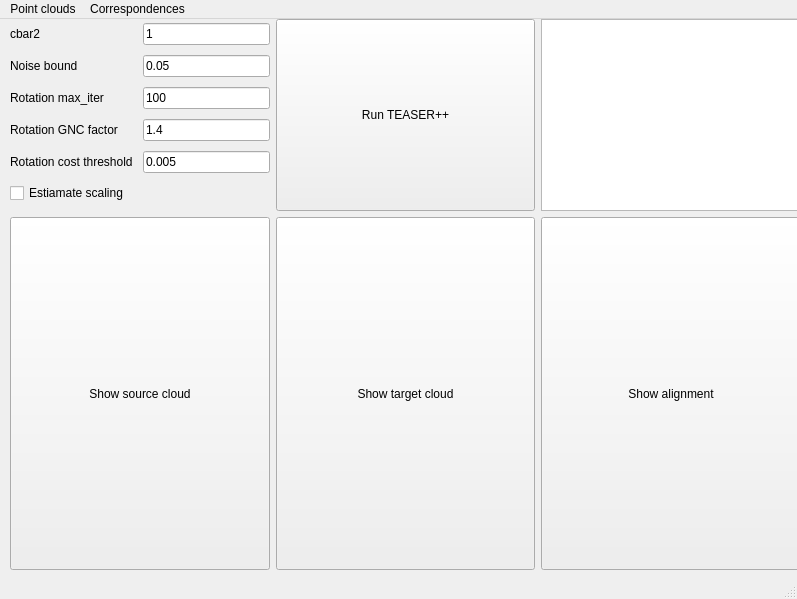
<?xml version="1.0" encoding="UTF-8"?>
<ui version="4.0">
 <class>qt_main_window</class>
 <widget class="QMainWindow" name="qt_main_window">
  <property name="geometry">
   <rect>
    <x>0</x>
    <y>0</y>
    <width>797</width>
    <height>599</height>
   </rect>
  </property>
  <property name="windowTitle">
   <string>TEASER++ GUI</string>
  </property>
  <property name="locale">
   <locale language="English" country="UnitedStates"/>
  </property>
  <widget class="QWidget" name="centralwidget">
   <property name="sizePolicy">
    <sizepolicy hsizetype="Fixed" vsizetype="Fixed">
     <horstretch>0</horstretch>
     <verstretch>0</verstretch>
    </sizepolicy>
   </property>
   <widget class="QWidget" name="gridLayoutWidget">
    <property name="geometry">
     <rect>
      <x>10</x>
      <y>0</y>
      <width>791</width>
      <height>551</height>
     </rect>
    </property>
    <layout class="QGridLayout" name="gridLayout">
     <item row="1" column="2">
      <widget class="QPushButton" name="qt_show_alignment_button">
       <property name="sizePolicy">
        <sizepolicy hsizetype="Minimum" vsizetype="Minimum">
         <horstretch>0</horstretch>
         <verstretch>0</verstretch>
        </sizepolicy>
       </property>
       <property name="text">
        <string>Show alignment</string>
       </property>
      </widget>
     </item>
     <item row="1" column="0">
      <widget class="QPushButton" name="qt_show_source_button">
       <property name="sizePolicy">
        <sizepolicy hsizetype="Minimum" vsizetype="Minimum">
         <horstretch>0</horstretch>
         <verstretch>0</verstretch>
        </sizepolicy>
       </property>
       <property name="text">
        <string>Show source cloud</string>
       </property>
      </widget>
     </item>
     <item row="0" column="2">
      <widget class="QTextBrowser" name="qt_transformation_textbox">
       <property name="enabled">
        <bool>true</bool>
       </property>
       <property name="sizePolicy">
        <sizepolicy hsizetype="Minimum" vsizetype="Minimum">
         <horstretch>0</horstretch>
         <verstretch>0</verstretch>
        </sizepolicy>
       </property>
      </widget>
     </item>
     <item row="0" column="1">
      <widget class="QPushButton" name="qt_run_teaser_button">
       <property name="sizePolicy">
        <sizepolicy hsizetype="Minimum" vsizetype="Preferred">
         <horstretch>0</horstretch>
         <verstretch>0</verstretch>
        </sizepolicy>
       </property>
       <property name="text">
        <string>Run TEASER++</string>
       </property>
      </widget>
     </item>
     <item row="1" column="1">
      <widget class="QPushButton" name="qt_show_target_button">
       <property name="sizePolicy">
        <sizepolicy hsizetype="Minimum" vsizetype="Minimum">
         <horstretch>0</horstretch>
         <verstretch>0</verstretch>
        </sizepolicy>
       </property>
       <property name="text">
        <string>Show target cloud</string>
       </property>
      </widget>
     </item>
     <item row="0" column="0">
      <layout class="QGridLayout" name="gridLayout_2">
       <item row="0" column="0">
        <widget class="QLabel" name="label">
         <property name="text">
          <string>cbar2</string>
         </property>
        </widget>
       </item>
       <item row="4" column="0">
        <widget class="QLabel" name="label_5">
         <property name="text">
          <string>Rotation cost threshold</string>
         </property>
        </widget>
       </item>
       <item row="5" column="0">
        <widget class="QCheckBox" name="qt_estimate_scaling">
         <property name="text">
          <string>Estiamate scaling</string>
         </property>
        </widget>
       </item>
       <item row="1" column="0">
        <widget class="QLabel" name="label_2">
         <property name="text">
          <string>Noise bound</string>
         </property>
        </widget>
       </item>
       <item row="2" column="0">
        <widget class="QLabel" name="label_3">
         <property name="text">
          <string>Rotation max_iter</string>
         </property>
        </widget>
       </item>
       <item row="3" column="0">
        <widget class="QLabel" name="label_4">
         <property name="text">
          <string>Rotation GNC factor</string>
         </property>
        </widget>
       </item>
       <item row="0" column="1">
        <widget class="QLineEdit" name="qt_cbar2_edit">
         <property name="sizePolicy">
          <sizepolicy hsizetype="Preferred" vsizetype="Fixed">
           <horstretch>0</horstretch>
           <verstretch>0</verstretch>
          </sizepolicy>
         </property>
         <property name="inputMask">
          <string/>
         </property>
         <property name="text">
          <string>1</string>
         </property>
        </widget>
       </item>
       <item row="1" column="1">
        <widget class="QLineEdit" name="qt_noise_bound_edit">
         <property name="sizePolicy">
          <sizepolicy hsizetype="Preferred" vsizetype="Fixed">
           <horstretch>0</horstretch>
           <verstretch>0</verstretch>
          </sizepolicy>
         </property>
         <property name="text">
          <string>0.05</string>
         </property>
        </widget>
       </item>
       <item row="2" column="1">
        <widget class="QLineEdit" name="qt_max_iter_edit">
         <property name="sizePolicy">
          <sizepolicy hsizetype="Preferred" vsizetype="Fixed">
           <horstretch>0</horstretch>
           <verstretch>0</verstretch>
          </sizepolicy>
         </property>
         <property name="text">
          <string>100</string>
         </property>
        </widget>
       </item>
       <item row="3" column="1">
        <widget class="QLineEdit" name="qt_gnc_factor_edit">
         <property name="sizePolicy">
          <sizepolicy hsizetype="Preferred" vsizetype="Fixed">
           <horstretch>0</horstretch>
           <verstretch>0</verstretch>
          </sizepolicy>
         </property>
         <property name="text">
          <string>1.4</string>
         </property>
        </widget>
       </item>
       <item row="4" column="1">
        <widget class="QLineEdit" name="qt_cost_threshold_edit">
         <property name="sizePolicy">
          <sizepolicy hsizetype="Preferred" vsizetype="Fixed">
           <horstretch>0</horstretch>
           <verstretch>0</verstretch>
          </sizepolicy>
         </property>
         <property name="inputMask">
          <string/>
         </property>
         <property name="text">
          <string>0.005</string>
         </property>
        </widget>
       </item>
      </layout>
     </item>
    </layout>
   </widget>
  </widget>
  <widget class="QMenuBar" name="qt_menubar">
   <property name="geometry">
    <rect>
     <x>0</x>
     <y>0</y>
     <width>797</width>
     <height>21</height>
    </rect>
   </property>
   <widget class="QMenu" name="qt_menu_file">
    <property name="title">
     <string>Point clouds</string>
    </property>
    <addaction name="qt_load_source_cloud"/>
    <addaction name="qt_load_target_cloud"/>
   </widget>
   <widget class="QMenu" name="menuCorrespondences">
    <property name="title">
     <string>Correspondences</string>
    </property>
    <addaction name="qt_load_file_correspondences"/>
    <addaction name="qt_compute_with_3DSmoothNet"/>
   </widget>
   <addaction name="qt_menu_file"/>
   <addaction name="menuCorrespondences"/>
  </widget>
  <widget class="QStatusBar" name="statusbar"/>
  <action name="qt_load_source_cloud">
   <property name="text">
    <string>Load source cloud...</string>
   </property>
  </action>
  <action name="qt_load_target_cloud">
   <property name="text">
    <string>Load target cloud...</string>
   </property>
  </action>
  <action name="qt_load_file_correspondences">
   <property name="text">
    <string>Load from file...</string>
   </property>
  </action>
  <action name="qt_compute_with_3DSmoothNet">
   <property name="text">
    <string>Compute with 3DSmoothNet...</string>
   </property>
  </action>
 </widget>
 <resources/>
 <connections/>
</ui>
